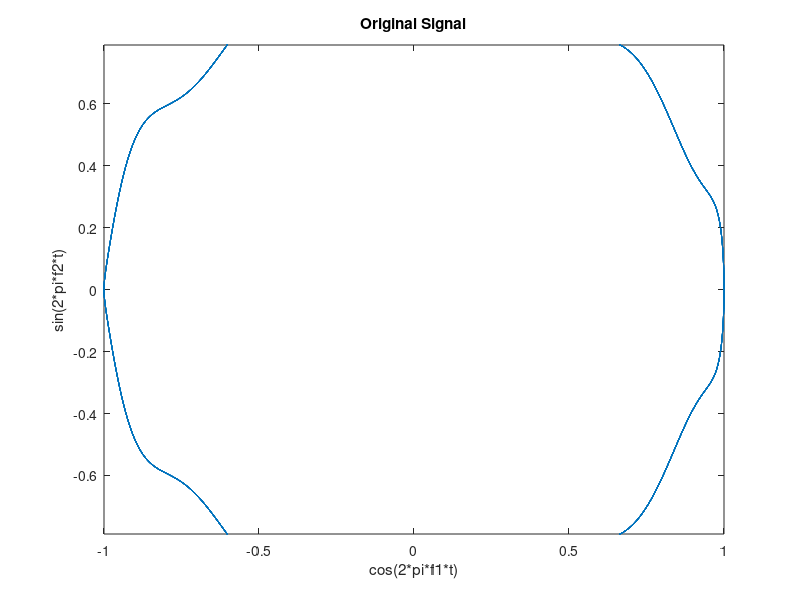
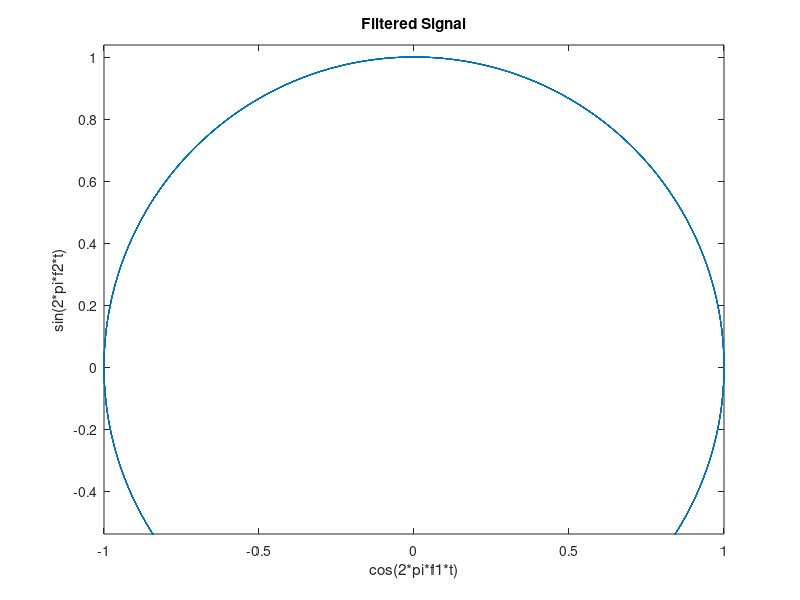

These charts were generated, in order, by the following MATLAB code:
% 创建一个复数信号
Fs = 10000; % 采样频率
t = 0:1/Fs:1-1/Fs; % 时间向量
f1 = 10; % 频率1
f2 = 100; % 频率2
signal = cos(2*pi*f1*t) + 1i*(sin(2*pi*f1*t)+0.05*sin(2*pi*f2*t)); % 复数信号

% 使用FFT将信号转换到频域
N = length(signal);
fftSignal = fft(signal, N);

% 创建一个低通滤波器
f_cutoff = 50; % 截止频率
filter = zeros(1, N);
filter(1:f_cutoff) = 1;
filter(end-f_cutoff+1:end) = 1; % 对于FFT，频率分量是对称的

% 在频域上应用滤波器
filteredFftSignal = fftSignal .* filter;

% 使用逆FFT将滤波后的信号转换回时域
filteredSignal = ifft(filteredFftSignal);

% 在二维坐标系中绘制滤波前后的信号
figure;
plot(real(signal), imag(signal));
title('Original Signal');
xlabel('cos(2*pi*f1*t)');
ylabel('sin(2*pi*f2*t)');
xlim([-1 +1]);
axis equal;

figure;
plot(real(filteredSignal), imag(filteredSignal));
title('Filtered Signal');
xlabel('cos(2*pi*f1*t)');
ylabel('sin(2*pi*f2*t)');
xlim([-1 +1]);
axis equal;